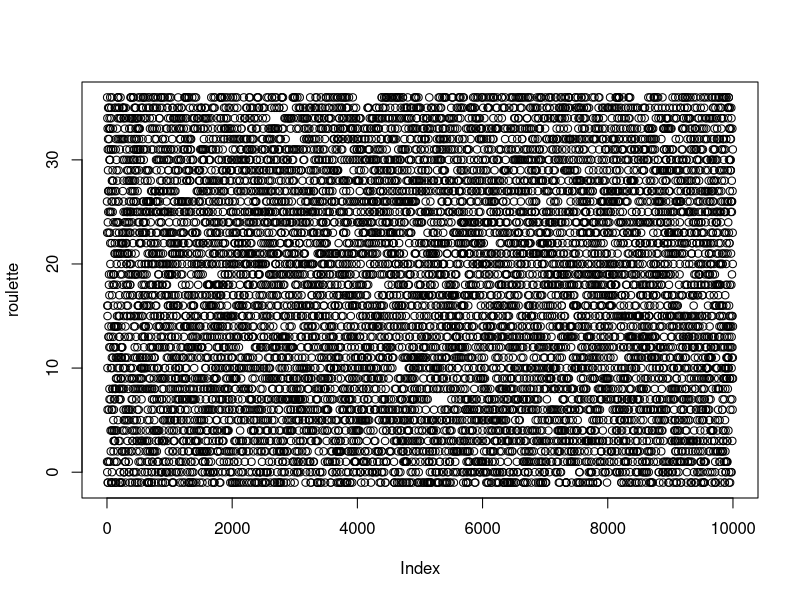
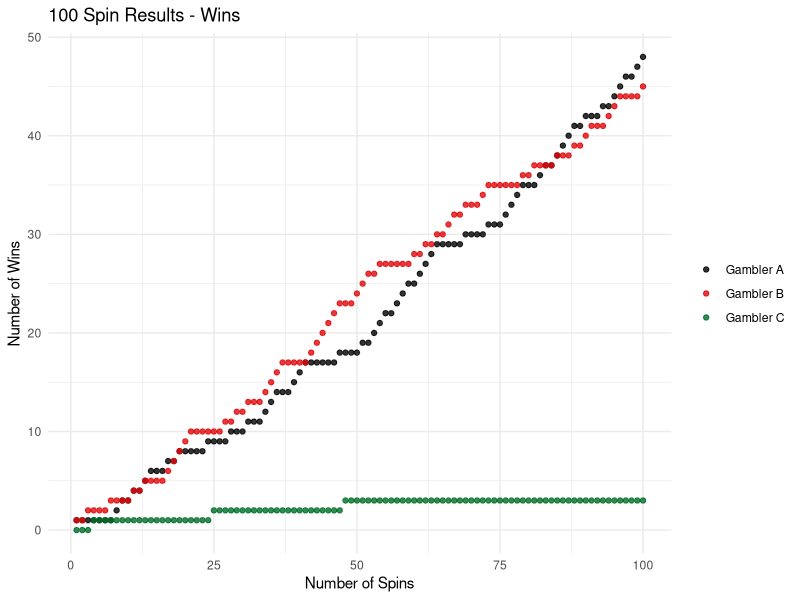
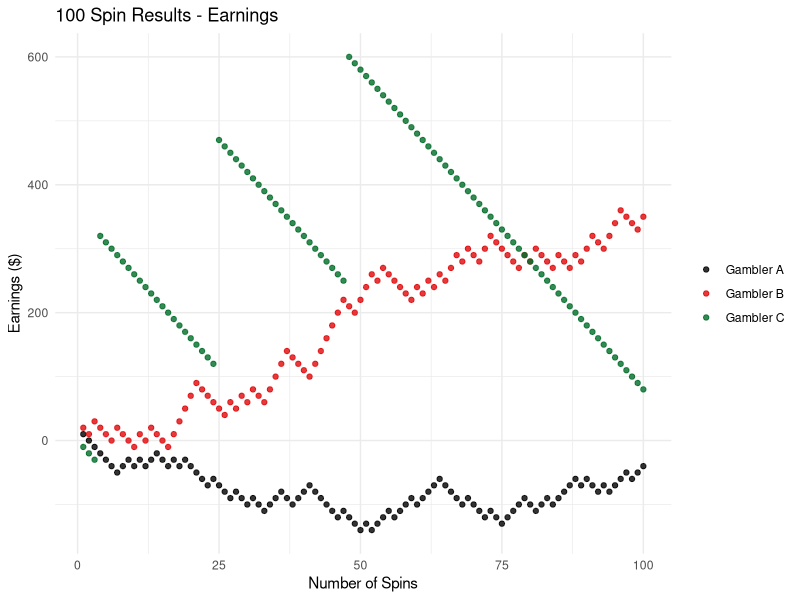
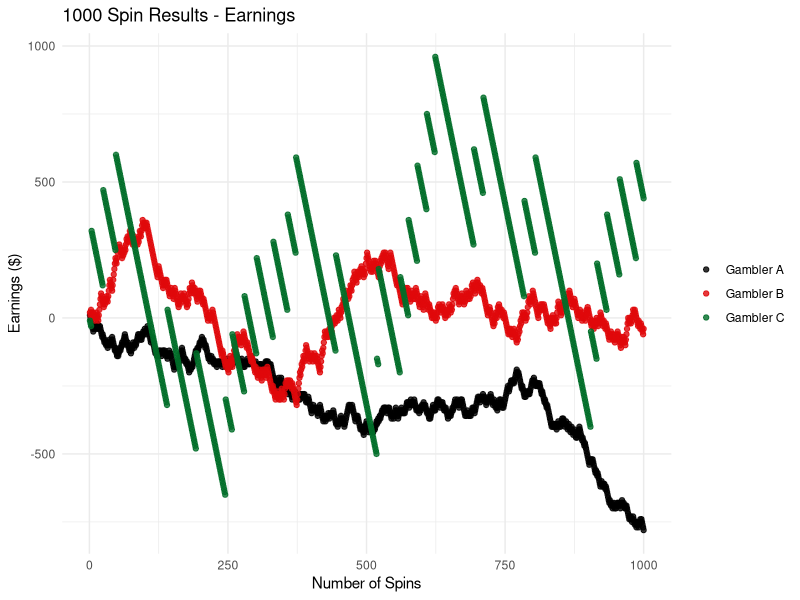
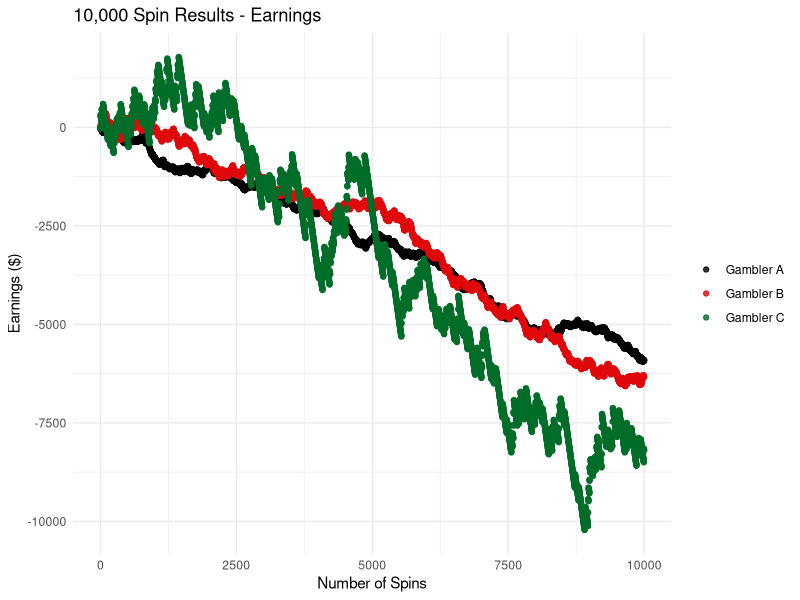
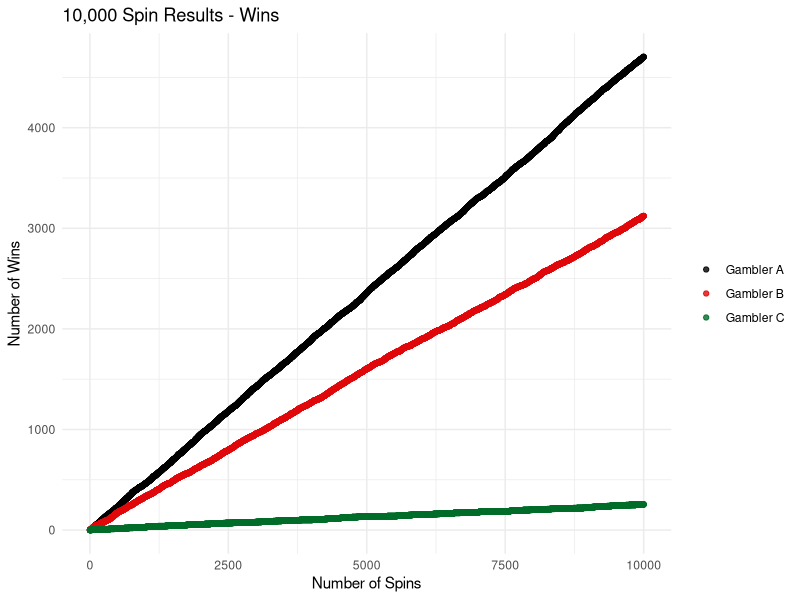
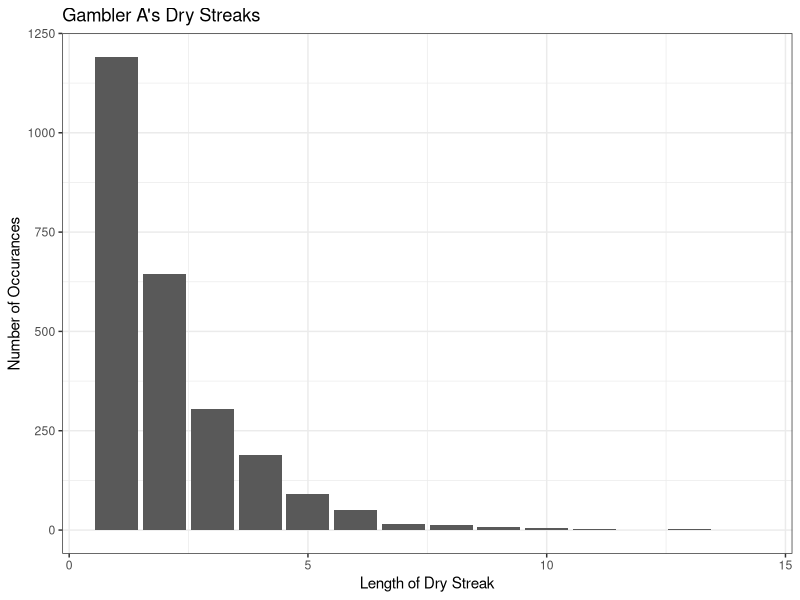
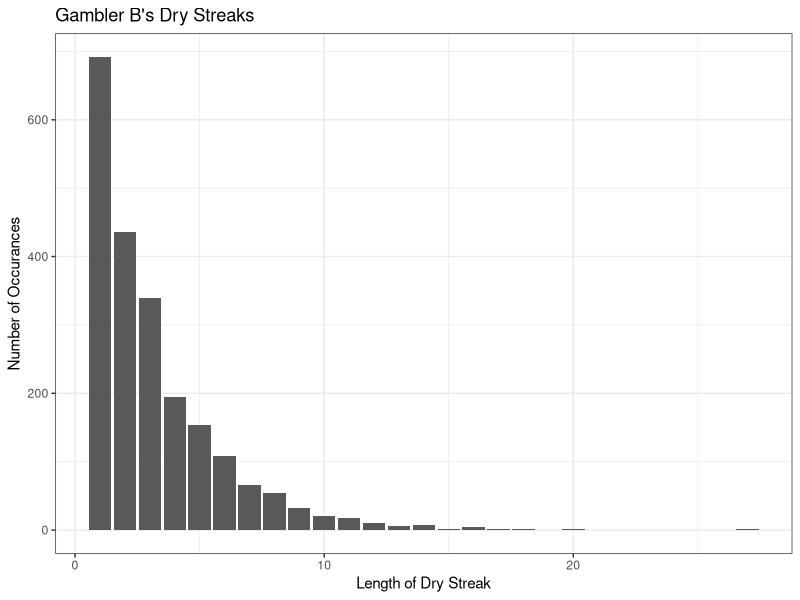

Recreate these plots in R, in order.
## ---- chunk 1
library('tidyverse')
## ---- chunk 2
# loading roulette.csv
roulette <- read_csv("input/roulette.csv")
roulette <- as.integer(roulette$value)
## ---- chunk 3
# The Gamblers Bets
black <- c(2, 4, 7, 8, 10, 11, 13, 15, 17, 20, 22, 24, 26, 28, 29, 31, 33, 35)
third_dozen <- c(25, 26, 27, 28, 29, 30, 31, 32, 33, 34, 35, 36)
lucky_23 <- 23
## ---- chunk 4
# Initialize gambler A
ga_earn <- vector("double", length(roulette))
ga_total_earn <- 0 
ga_wins <- vector("double", length(roulette))
ga_total_wins <- 0 

# Initialize gambler B
gb_earn <- vector("double", length(roulette))
gb_total_earn <- 0 
gb_wins <- vector("double", length(roulette))
gb_total_wins <- 0 

# Initialize gambler C
gc_earn <- vector("double", length(roulette))
gc_total_earn <- 0 
gc_wins <- vector("double", length(roulette))
gc_total_wins <- 0 
## ---- chunk 5

for (i in seq_along(roulette)) {
# All gamblers bet $10
  ga_total_earn = ga_total_earn - 10
  gb_total_earn = gb_total_earn - 10
  gc_total_earn = gc_total_earn - 10
# If gambler A wins, +$20 and +1 win
  if (roulette[[i]] %in% black) {
    ga_total_earn = ga_total_earn + 20 
    ga_total_wins = ga_total_wins + 1 
  }
# If gambler B wins, +$30 and +1 win
  if (roulette[[i]] %in% third_dozen) {
    gb_total_earn = gb_total_earn + 30 
    gb_total_wins = gb_total_wins + 1
  }
# If gambler C wins, +$360 and +1 win
  if (roulette[[i]] == lucky_23) {
    gc_total_earn = gc_total_earn + 360
    gc_total_wins = gc_total_wins + 1
  }
# End of round - save totals 
  ga_earn[[i]] <- ga_total_earn
  ga_wins[[i]] <- ga_total_wins
  gb_earn[[i]] <- gb_total_earn
  gb_wins[[i]] <- gb_total_wins
  gc_earn[[i]] <- gc_total_earn
  gc_wins[[i]] <- gc_total_wins
}
## ---- chunk 6
plot(roulette)
## ---- chunk 7
# Define each gambler as a variable 
ga <- "Gambler A"
gb <- "Gambler B"
gc <- "Gambler C"

# Break up the simulation into the defined magnitude intervals
results <- tibble(spin_num = 1:10000, ga, ga_earn, ga_wins, gb, gb_earn, gb_wins, gc, gc_earn, gc_wins)
results_100 <- head(results, n=100)
results_1000 <- head(results, n=1000)
## ---- chunk 8
ggplot(results_100) + 
  geom_point(aes(x = spin_num, y = ga_wins, color = ga), alpha = 0.8) + 
  geom_point(aes(x = spin_num, y = gb_wins, color = gb), alpha = 0.8) + 
  geom_point(aes(x = spin_num, y  = gc_wins, color = gc), alpha = 0.8) + 
  theme_minimal() +
  theme(legend.title=element_blank()) + 
  scale_colour_manual(values = c("black", "#E0080B", "#016D29")) + 
    labs(title = "100 Spin Results - Wins", 
       y = "Number of Wins",
       x = "Number of Spins"
       )
## ---- chunk 9
ga_wins[100]
gb_wins[100]
gc_wins[100]
## ---- chunk 10
ggplot(results_100) + 
  geom_point(aes(x = spin_num, y = ga_earn, color = ga), alpha = 0.8) + 
  geom_point(aes(x = spin_num, y = gb_earn, color = gb), alpha = 0.8) + 
  geom_point(aes(x = spin_num, y = gc_earn, color = gc), alpha = 0.8) + 
  theme_minimal() +
  theme(legend.title=element_blank()) + 
  scale_colour_manual(values = c("black", "#E0080B", "#016D29")) + 
    labs(title = "100 Spin Results - Earnings", 
       y = "Earnings ($)",
       x = "Number of Spins"
       )
## ---- chunk 11
ggplot(results_1000) + 
  geom_point(aes(x = spin_num, y = ga_earn, color = ga), alpha = 0.8) + 
  geom_point(aes(x = spin_num, y = gb_earn, color = gb), alpha = 0.8) + 
  geom_point(aes(x = spin_num, y  = gc_earn, color = gc), alpha = 0.8) + 
  theme_minimal() +
  theme(legend.title=element_blank()) + 
  scale_colour_manual(values = c("black", "#E0080B", "#016D29")) + 
    labs(title = "1000 Spin Results - Earnings", 
       y = "Earnings ($)",
       x = "Number of Spins"
       )
## ---- chunk 12
ggplot(results) + 
  geom_point(aes(x = spin_num, y = ga_earn, color = ga), alpha = 0.8) + 
  geom_point(aes(x = spin_num, y = gb_earn, color = gb), alpha = 0.8) + 
  geom_point(aes(x = spin_num, y  = gc_earn, color = gc), alpha = 0.8) + 
  theme_minimal() +
  theme(legend.title=element_blank()) + 
  scale_colour_manual(values = c("black", "#E0080B", "#016D29")) + 
    labs(title = "10,000 Spin Results - Earnings", 
       y = "Earnings ($)",
       x = "Number of Spins"
       )
## ---- chunk 13
ggplot(results) + 
  geom_point(aes(x = spin_num, y = ga_wins, color = ga), alpha = 0.8) + 
  geom_point(aes(x = spin_num, y = gb_wins, color = gb), alpha = 0.8) + 
  geom_point(aes(x = spin_num, y  = gc_wins, color = gc), alpha = 0.8) + 
  theme_minimal() +
  theme(legend.title=element_blank()) + 
  scale_colour_manual(values = c("black", "#E0080B", "#016D29")) + 
    labs(title = "10,000 Spin Results - Wins", 
       y = "Number of Wins",
       x = "Number of Spins"
       )

## ---- chunk 14
ga_total_wins / 10000 * 100
## ---- chunk 15
gb_total_wins / 10000 * 100
## ---- chunk 16
gc_total_wins / 10000 * 100
## ---- chunk 17
ga_total_earn / 10000
gb_total_earn / 10000
gc_total_earn / 10000
## ---- chunk 18
max(ga_earn)
min(ga_earn)
## ---- chunk 19
max(gb_earn)
min(gb_earn)
## ---- chunk 20
max(gc_earn)
min(gc_earn)
## ---- chunk 21
# create a lead dataframe based on the wins dataframe, game number 1 cannot be a dry streak game
ga_wins_lead <- lead(ga_wins)
gb_wins_lead <- lead(gb_wins)
gc_wins_lead <- lead(gc_wins) 

# fill in the 10,000 entry with a 0 to make up for the lead 
ga_wins_binary <- ga_wins_lead - ga_wins
ga_wins_binary[10000] = 0
gb_wins_binary <- gb_wins_lead - gb_wins
gb_wins_binary[10000] = 0 
gc_wins_binary <- gc_wins_lead - gc_wins
gc_wins_binary[10000] = 0

# create an empty dry_count dataframe the same size as the wins binary dataframe
dry_count_a <- 0 
dry_count_save_a  <- vector("double", length(ga_wins_binary))
dry_count_b <- 0
dry_count_save_b  <- vector("double", length(gb_wins_binary))
dry_count_c <- 0
dry_count_save_c  <- vector("double", length(gc_wins_binary))

# fill in the wins binary dataframe with 0 or 1 depending on wins
for (i in seq_along(ga_wins_binary)) {
  if (ga_wins_binary[[i]] == FALSE) {
    dry_count_a = dry_count_a + 1
  }
  if (ga_wins_binary[[i]] == TRUE) {
    dry_count_save_a[[i]] = dry_count_a
    dry_count_a = 0
  }
}

# display results for gambler A
dry_tibble_a <- tibble("dry_streak" = dry_count_save_a)

dry_tibble_a <- dry_tibble_a %>%
  filter(dry_streak != 0)

ggplot(dry_tibble_a) + 
  geom_bar(aes(dry_streak)) + 
  theme_bw() + 
  labs(title = "Gambler A's Dry Streaks", 
    y = "Number of Occurances",
    x = "Length of Dry Streak"
    )
## ---- chunk 22
for (i in seq_along(gb_wins_binary)) {
  if (gb_wins_binary[[i]] == FALSE) {
    dry_count_b = dry_count_b + 1
  }
  if (gb_wins_binary[[i]] == TRUE) {
    dry_count_save_b[[i]] = dry_count_b
    dry_count_b = 0
  } 
}

dry_tibble_b <- tibble("dry_streak" = dry_count_save_b)
dry_tibble_b <- dry_tibble_b %>%
  filter(dry_streak != 0)

ggplot(dry_tibble_b) + 
  geom_bar(aes(dry_streak)) + 
  theme_bw() + 
  labs(title = "Gambler B's Dry Streaks", 
    y = "Number of Occurances",
    x = "Length of Dry Streak"
    )
## ---- chunk 23
for (i in seq_along(gc_wins_binary)) {
  if (gc_wins_binary[[i]] == FALSE) {
    dry_count_c = dry_count_c + 1
  }
  if (gc_wins_binary[[i]] == TRUE) {
    dry_count_save_c[[i]] = dry_count_c
    dry_count_c = 0
  } 
}


dry_tibble_c <- tibble("dry_streak" = dry_count_save_c)
dry_tibble_c <- dry_tibble_c %>%
  filter(dry_streak != 0)

ggplot(dry_tibble_c) + 
  geom_bar(aes(dry_streak)) + 
  theme_bw() + 
  labs(title = "Gambler C's Dry Streaks", 
    y = "Number of Occurances",
    x = "Length of Dry Streak"
    )
